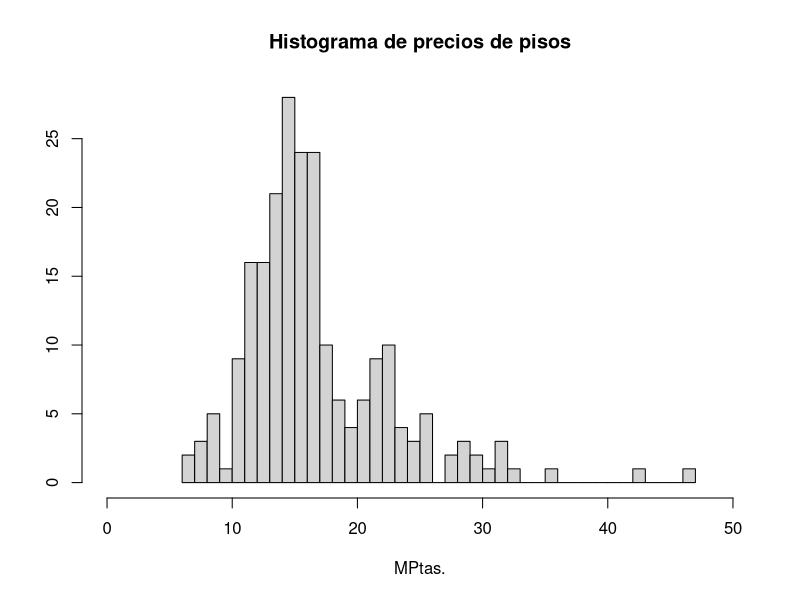
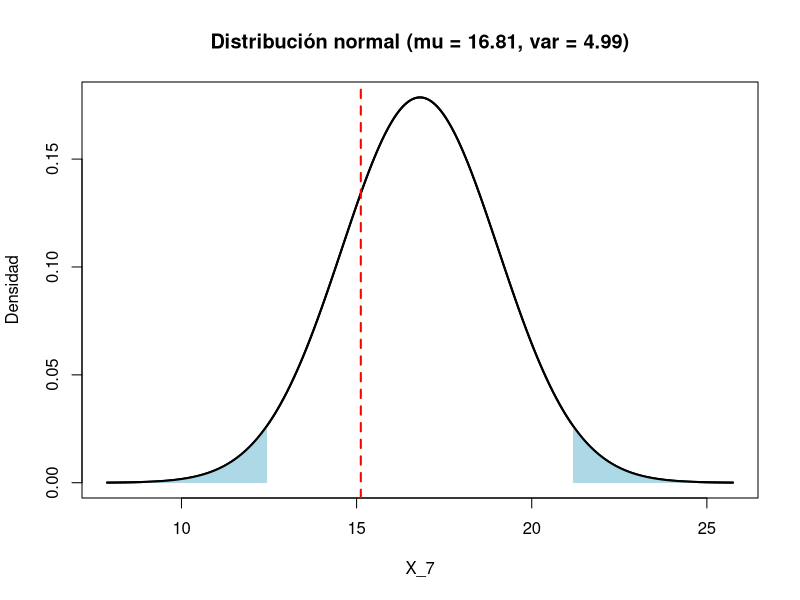
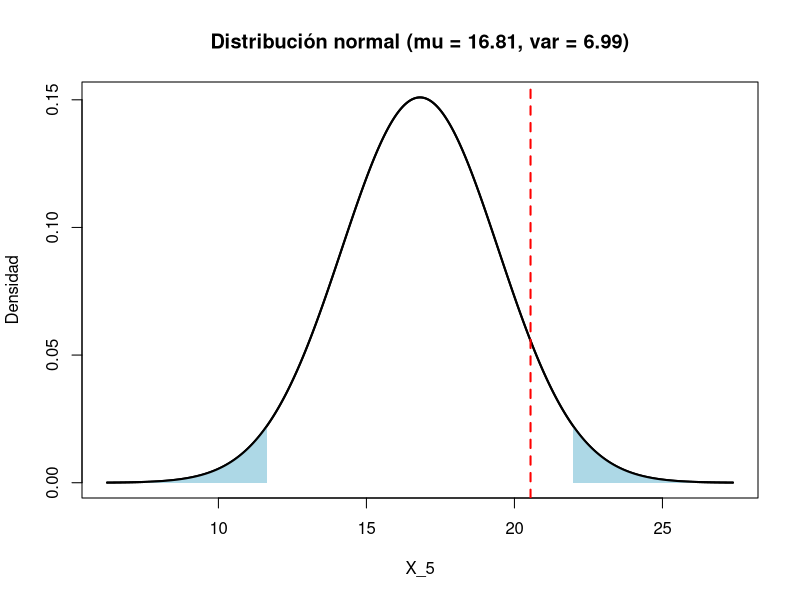

Reproduce these figures in R, in order.
# Daniel Fuertes
# Oscar Moreno
# Marc Torres

# Sesión 2: Inferencia Estadística

# 3


x0 <- c(7.80, 12.60, 15.96, 12.75, 13.50, 8.25, 8.25, 15.05, 13.83, 20.61, 16.46, 18.00, 15.40, 16.25, 13.39, 25.99, 16.64, 11.03, 16.28, 23.40, 14.81, 17.60, 20.21, 18.04, 18.70, 11.10, 15.60, 8.83, 15.05, 16.15,
15.00, 11.10, 21.08, 28.66, 21.25, 20.47, 25.53, 10.89, 15.01, 11.78, 14.82, 12.17, 14.56, 16.96, 15.50, 14.43, 14.43, 12.71, 31.66, 15.75, 15.75, 11.69, 14.52, 17.35, 22.57, 20.00, 13.80, 13.68, 12.61, 19.00, 24.61, 16.80, 16.72, 23.95, 16.11, 19.41, 13.99, 16.48, 13.20, 13.47, 13.63, 14.76, 16.93, 31.31, 12.81, 21.81, 20.82, 35.77, 15.54, 12.62, 13.91, 21.18, 13.72, 12.00, 19.89, 16.46, 32.70, 22.73, 15.51, 16.26, 28.70, 18.90, 25.75, 16.89, 13.99, 13.99, 28.22, 20.79, 16.81, 20.25, 22.31, 24.03, 15.65, 27.28, 12.60, 17.55, 25.60, 29.44, 27.44, 24.00, 30.10, 10.14, 11.31, 11.20, 15.73, 16.90, 25.40, 18.56, 17.55, 21.75, 21.68, 24.60, 46.32, 42.12, 21.70, 21.42, 22.31, 31.35, 10.00, 10.92, 15.72, 17.10, 15.39, 14.79, 14.11, 14.36, 14.53, 15.11, 18.00, 12.08, 12.53, 17.32, 23.96, 22.60, 6.21, 14.54, 16.59, 16.59, 18.26, 19.42, 10.66, 16.01, 16.14, 16.00, 10.15, 16.46, 16.20, 14.28, 12.10, 8.40, 11.10, 7.52, 13.44, 12.48, 14.72, 8.58, 14.87, 14.35, 13.12, 15.40, 15.00, 15.91, 15.20, 14.51, 22.36, 29.29, 22.70, 10.06, 13.89, 14.24, 17.64, 14.62, 16.23, 14.60, 15.99, 13.65, 15.69, 22.44, 7.14, 6.76, 11.02, 10.65, 12.00, 12.96, 10.71, 11.38, 12.63, 11.11, 11.50, 15.61, 14.80, 15.50, 14.51, 14.95, 13.57, 14.80, 11.84, 13.87, 14.43, 16.83, 14.43, 21.12, 22.62, 12.75, 13.92, 11.05, 10.56, 13.32, 22.75, 12.68, 17.75)

par(mar = c(5, 5, 5, 5))

pdf("pr2_histprecios.pdf", width = 8, height = 6)
hist(x0, breaks = 30, xlim = c(0,50), ylab = NA, main = 'Histograma de precios de pisos', xlab = 'MPtas.')
dev.off()

length(x0)
x1 <- c(x0 <= 8)
sum(x1) # Número de elementos de x0 menores o iguales a 8

sum(x1)/length(x0)
# 4

mu <- 16.81
n <- 7
sigma <- 5.91/sqrt(n)

x_observada <- 15.12

x <- seq(mu - 4 * sigma, mu + 4 * sigma, length.out = 1000)
y <- dnorm(x, mean = mu, sd = sigma)

pdf("pr2_distnormal1.pdf", width = 8, height = 6)

plot(x, y, type = "l", lwd = 2,
	main = "Distribución normal (mu = 16.81, var = 4.99)",
	xlab = "X_7", ylab = "Densidad")
# Contraste bilateral (H0: mu = 16.81; H1: mu != 16.81), alfa = 0.05
alfa <- 0.05
critico_inferior <- qnorm(alfa / 2, mean = mu, sd = sigma)
critico_superior <- qnorm(1 - alfa / 2, mean = mu, sd = sigma)

sombreado_inferior <- seq(mu - 4 * sigma, critico_inferior, length.out = 250)
polygon(c(sombreado_inferior, rev(sombreado_inferior)),
	   c(dnorm(sombreado_inferior, mean = mu, sd = sigma), rep(0, length(sombreado_inferior))),
	   col = "lightblue", border = NA)
sombreado_superior <- seq(critico_superior, mu + 4 * sigma, length.out = 250)
polygon(c(sombreado_superior, rev(sombreado_superior)),
	   c(dnorm(sombreado_superior, mean = mu, sd = sigma), rep(0, length(sombreado_superior))),
	   col = "lightblue", border = NA)
lines(x, y, lwd = 2)
abline(v = x_observada, col = "red", lwd = 2, lty = 2)

dev.off()

# z = (15.12 - 16.81) / (5.91 / sqrt(7)) ≈ -0.757
valor_z <- (x_observada - mu) / sigma

2 * pnorm(-abs(valor_z)) # Contraste bilateral

# 5

n <- 5
sigma <- 5.91/sqrt(n)

x <- seq(mu - 4 * sigma, mu + 4 * sigma, length.out = 1000)
y <- dnorm(x, mean = mu, sd = sigma)

x2 <- c(13.57,14.8,22.36,22.7,29.29)
mean(x2)

pdf("pr2_distnormal2.pdf", width = 8, height = 6)
plot(x, y, type = "l", lwd = 2,
	main = sprintf("Distribución normal (mu = %.2f, var = %.2f)", mu, sigma^2),
	xlab = "X_5", ylab = "Densidad")

# Contraste bilateral con alfa = 0.05 (0.025 en cada cola).
alfa <- 0.05
critico_inferior <- qnorm(alfa / 2, mean = mu, sd = sigma)
critico_superior <- qnorm(1 - alfa / 2, mean = mu, sd = sigma)
sombreado_inferior <- seq(mu - 4 * sigma, critico_inferior, length.out = 250)
polygon(c(sombreado_inferior, rev(sombreado_inferior)),
	   c(dnorm(sombreado_inferior, mean = mu, sd = sigma), rep(0, length(sombreado_inferior))),
	   col = "lightblue", border = NA)
sombreado_superior <- seq(critico_superior, mu + 4 * sigma, length.out = 250)
polygon(c(sombreado_superior, rev(sombreado_superior)),
	   c(dnorm(sombreado_superior, mean = mu, sd = sigma), rep(0, length(sombreado_superior))),
	   col = "lightblue", border = NA)
lines(x, y, lwd = 2)
abline(v = mean(x2), col = "red", lwd = 2, lty = 2)
dev.off()

valor_z2 <- (mean(x2)-mu) / sigma
2 * pnorm(-abs(valor_z2))

# 6
rm(list = ls()) # borrar todas las variables guardadas
x = c(7.80, 8.25, 12.60, 13.50, 15.96, 16.46, 31.29)
y = c(13.57, 14.80, 22.36, 22.70, 29.29)

set.seed(123) # Para reproducibilidad
n_permutaciones <- 10000
recuento <- 0
medias_permutadas <- numeric(n_permutaciones) # almacenar las medias de nueva_y para el gráfico
for (i in 1:n_permutaciones) {
	permutados <- sample(c(x, y))
	nueva_y <- permutados[1:length(y)]
	medias_permutadas[i] <- mean(nueva_y) # para el gráfico
	if (mean(nueva_y) >= mean(y)) { # apuntamos esto para calcular el valor p
		recuento <- recuento + 1
  }
}

pvalue_permutacion <- recuento / 10000
pvalue_permutacion

pdf("pr2_histpermutaciones.pdf", width = 8, height = 6)
hist(medias_permutadas, breaks = 20, main = "Histograma de medias de y'",
     xlab = "Media de y'", ylab = "Frecuencia")
abline(v = mean(y), col = "red", lwd = 2, lty = 2)
dev.off()


# 7

rm(list = ls()) #borrar todas las variables guardadas

p_T <- 0.02
n <- 2300
exitos <- 94
p_estimada <- exitos / n

94/2300
# H0: p_estimada - p_T = 0; H1: p_estimada - p_T > 0

varianza_estimada <- p_T * (1 - p_T) / n
error_estandar <- sqrt(varianza_estimada)
valor_z <- (p_estimada - p_T) / error_estandar
pvalue <- pnorm(valor_z, lower.tail = FALSE)

p_estimada
varianza_estimada
valor_z
cat(sprintf("Valor p unilateral: %.3e\n", pvalue))

z_max <- max(4, ceiling(valor_z) + 1)
eje_z <- seq(-4, z_max, length.out = 1000)
densidad_z <- dnorm(eje_z)

pdf("pr2_distnormalestandar1.pdf", width = 8, height = 6)
plot(eje_z, densidad_z, type = "l", lwd = 2,
	main = "Normal estándard del estadístico",
	xlab = "z", ylab = "Densidad")

# Sombrear la región de rechazo de la cola superior desde el valor crítico.
z_critico <- qnorm(0.95)
sombreado_z <- seq(z_critico, z_max, length.out = 300)
polygon(c(z_critico, sombreado_z, z_max),
	c(0, dnorm(sombreado_z), 0),
	col = "lightblue", border = NA)
lines(eje_z, densidad_z, lwd = 2)
abline(v = valor_z, col = "red", lwd = 2, lty = 2)
dev.off()

# 8

n1 <- 2300
p1 <- 94/n1
v1 <- (p1 * (1 - p1))/n1

n2 <- 1000
p2 <- 56/n2
v2 <- (p2 * (1 - p2))/n2

mu12 <- p2-p1
sd12 <- sqrt(v1 + v2)

z12 <- (p2-p1)/ sqrt(v1 + v2)
z12
pvalue12 <- pnorm(z12, lower.tail = FALSE)
pvalue12

# Distribución normal estándar para el contraste unilateral (H1: p2 > p1).
eje_z <- seq(-4, 4, length.out = 1000)
densidad_z <- dnorm(eje_z)

pdf("pr2_distnormalestandar2.pdf", width = 8, height = 6)
plot(eje_z, densidad_z, type = "l", lwd = 2,
	main = "Normal estándard del estadístico",
	xlab = "z", ylab = "Densidad")

# Sombrear la región de rechazo de la cola superior.
alfa12 <- 0.05
z_critico12 <- qnorm(1 - alfa12)
sombreado_z <- seq(z_critico12, 4, length.out = 300)
polygon(c(z_critico12, sombreado_z, 4),
	c(0, dnorm(sombreado_z), 0),
	col = "lightblue", border = NA)
lines(eje_z, densidad_z, lwd = 2)
abline(v = z12, col = "red", lwd = 2, lty = 2)

dev.off()

# 9

# 10
